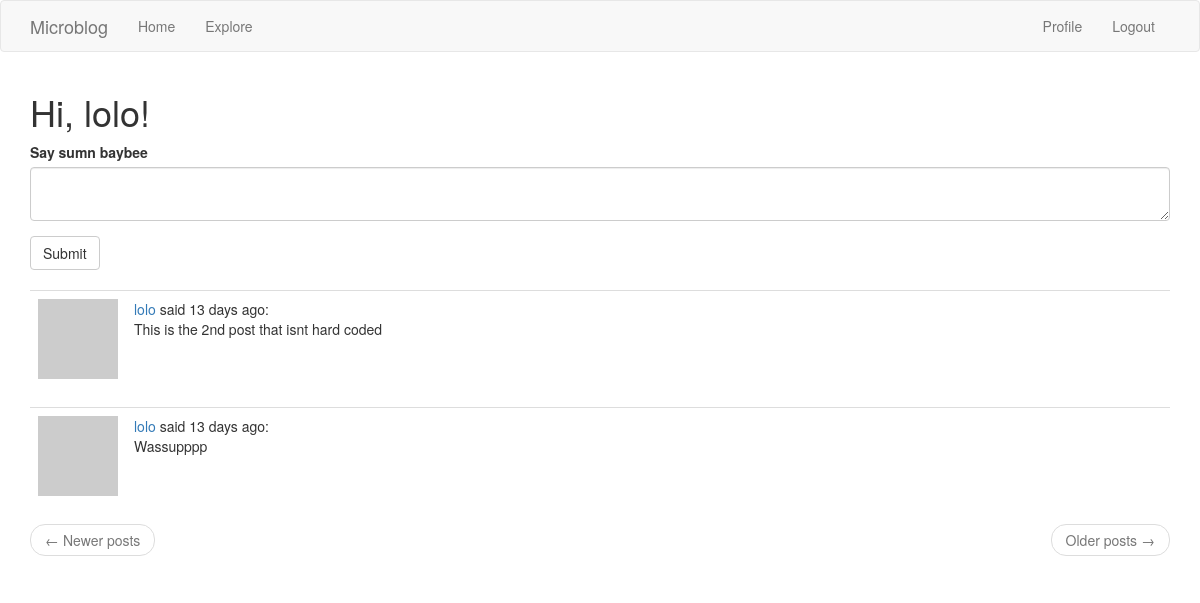
Before: /index (signed in) with the older database file.
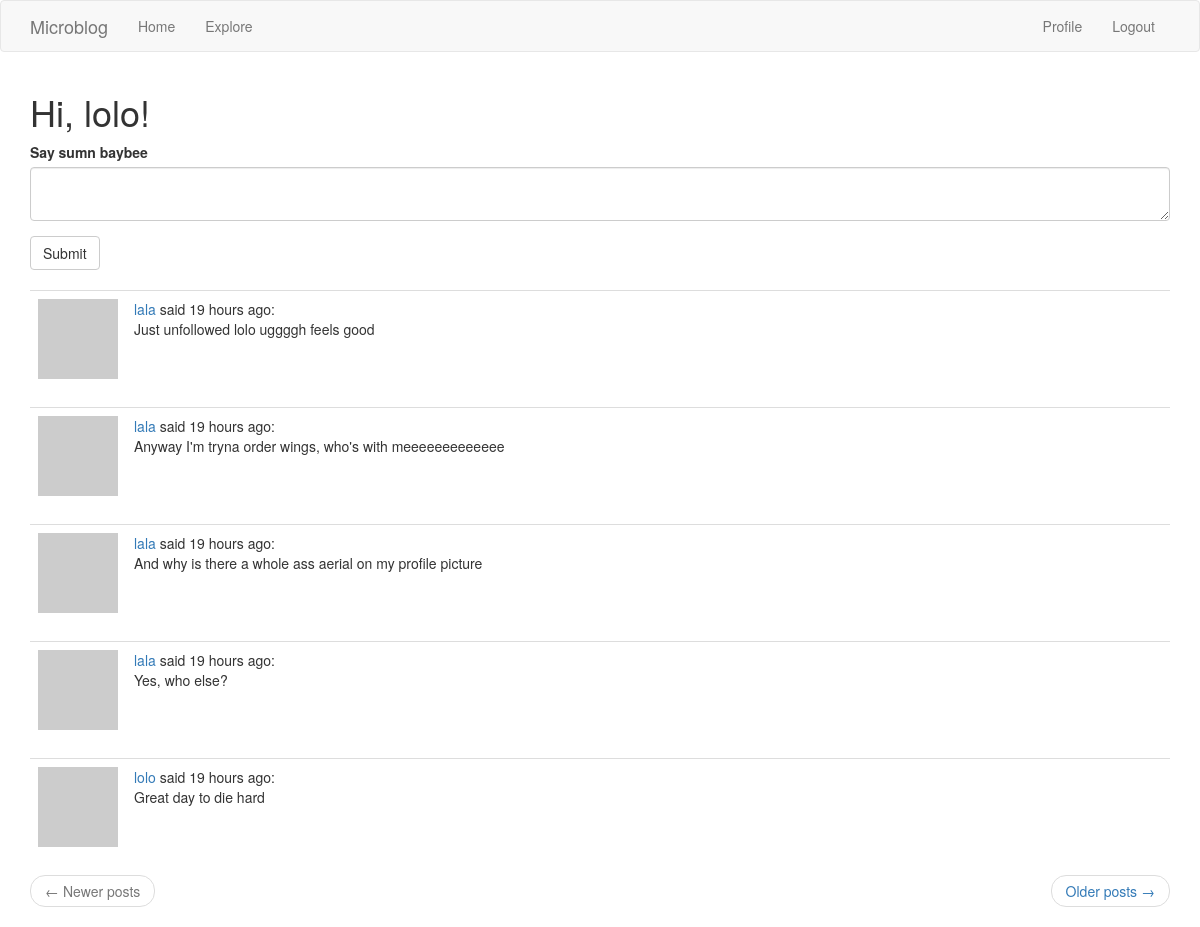
After: the same page with the newer database file.
### app/models.py (models this page shows, shortened)
class Post(db.Model):
    id = db.Column(db.Integer, primary_key = True)
    body = db.Column(db.String(200))
    timestamp = db.Column(db.DateTime, index = True, default = datetime.utcnow)
    user_id = db.Column(db.Integer, db.ForeignKey('user.id'))

class User(UserMixin, db.Model):
    id = db.Column(db.Integer, primary_key = True)
    username = db.Column(db.String(64), index = True, unique = True)
    email = db.Column(db.String(120), index = True, unique = True)
    password_hash = db.Column(db.String(128))
    posts = db.relationship('Post', backref='author', lazy='dynamic')
    about_me = db.Column(db.String(140))
    last_seen = db.Column(db.DateTime, default=datetime.utcnow)
    followed = db.relationship(
        'User', secondary=followers,
        primaryjoin=(followers.c.follower_id == id),
        secondaryjoin=(followers.c.followed_id == id),
        backref=db.backref('followers', lazy='dynamic'), lazy='dynamic')
    def avatar(self, size):
        digest = md5(self.email.lower().encode('utf-8')).hexdigest()
        return 'https://www.gravatar.com/avatar/{}?d=robohash&s={}'.format(
            digest, size)
    def followed_posts(self):
        followed = Post.query.join(
            followers, (followers.c.followed_id == Post.user_id)).filter(
                followers.c.follower_id == self.id)
        own = Post.query.filter_by(user_id=self.id)
        return followed.union(own).order_by(Post.timestamp.desc())

### app/routes.py (the view)
@app.route('/', methods=['GET', 'POST'])
@app.route('/index', methods=['GET', 'POST'])
@login_required
def index():
    form = PostForm()
    if form.validate_on_submit():
        post = Post(body=form.post.data, author=current_user)
        db.session.add(post)
        db.session.commit()
        flash('Your post is now live')
        return redirect(url_for('index'))
    page = request.args.get('page', 1, type=int)
    posts = current_user.followed_posts().paginate(page, app.config['POSTS_PER_PAGE'], False)
    next_url = url_for('index', page=posts.next_num) if posts.has_next else None
    prev_url = url_for('index', page=posts.prev_num) if posts.has_prev else None
    return render_template('index.html', title='Home', posts=posts.items, form=form, next_url=next_url, prev_url=prev_url)

### app/forms.py
class PostForm(FlaskForm):
    post = TextAreaField('Say sumn baybee', validators=[DataRequired(), Length(min=1, max=140)])
    submit = SubmitField('Submit')

### app/models.py (called while the page is built)
@login.user_loader
def load_user(id):
    return User.query.get(int(id))

### app/routes.py (called while the page is built)
@app.before_request
def before_request():
    if current_user.is_authenticated:
        current_user.last_seen = datetime.utcnow()
        db.session.commit()

### app/templates/index.html
{% extends "base.html" %}
{% import 'bootstrap/wtf.html' as wtf %}
{% block app_content %}
    <h1>Hi, {{ current_user.username }}!</h1>
    {% if form %}
    {{ wtf.quick_form(form) }}
    <br>
    {% endif %}
    {% for post in posts %}
        {% include '_post.html' %}
    {% endfor %}
    <nav aria-label="...">
        <ul class="pager">
            <li class="previous{% if not prev_url %} disabled{% endif %}">
                <a href="{{ prev_url or '#' }}">
                    <span aria-hidden="true">&larr;</span> Newer posts
                </a>
            </li>
            <li class="next{% if not next_url %} disabled{% endif %}">
                <a href="{{ next_url or '#' }}">
                    Older posts <span aria-hidden="true">&rarr;</span>
                </a>
            </li>
        </ul>
    </nav>
{% endblock %}

### app/templates/_post.html
<table class="table table-hover">
        <tr>
            <td width="70px">
                <a href="{{ url_for('user',username=post.author.username) }}">
                    <img src="{{ post.author.avatar(70) }}" />
                </a>
            </td>
            <td>
                <a href="{{ url_for('user', username=post.author.username) }}">
                    {{ post.author.username }}
                </a>
                said {{ moment(post.timestamp).fromNow() }}:
                <br>
                {{ post.body }}
            </td>
        </tr>
</table>

Changed rows visible on the page:
no longer on this page (row unchanged): Post: author.username "lolo", timestamp "13 days ago", body "This is the 2nd post that isnt hard coded"
no longer on this page (row unchanged): Post: author.username "lolo", timestamp "13 days ago", body "Wassupppp"
added Post: author.username "lala", timestamp "19 hours ago", body "Just unfollowed lolo uggggh feels good"
added Post: author.username "lala", timestamp "19 hours ago", body "Anyway I'm tryna order wings, who's with meeeeeeeeeeeee"
added Post: author.username "lala", timestamp "19 hours ago", body "And why is there a whole ass aerial on my profile picture"
added Post: author.username "lala", timestamp "19 hours ago", body "Yes, who else?"
added Post: author.username "lolo", timestamp "19 hours ago", body "Great day to die hard"
